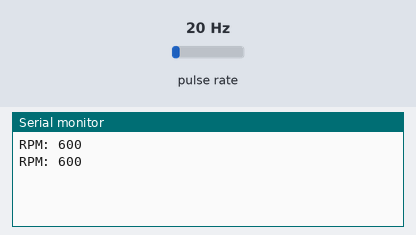
The sketch below on a simulated Raspberry Pi Pico. Shown: the last lines printed to the serial monitor. Wiring (inferred from the names in the program): pulse sensor: data GP2. The test bench sets the inputs (shaded band); at power-on: pulse rate 20 Hz.

Above: at 1.2 s.
1.3 s: pulse rate (sensor on GP2) set to 4 Hz
At 1.9 s:
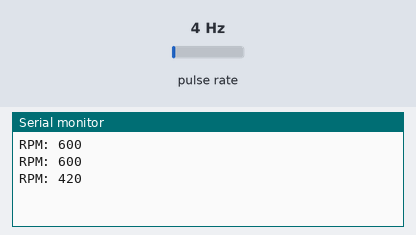
2.8 s: pulse rate (sensor on GP2) set to 50 Hz
At 3.4 s:
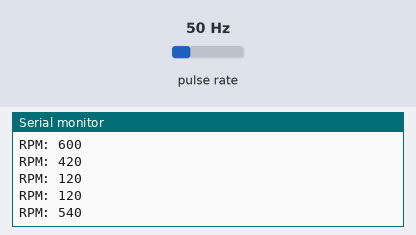
Timing chart, 0 to 5.8 s (numbered marks = the images above; inputs shaded):
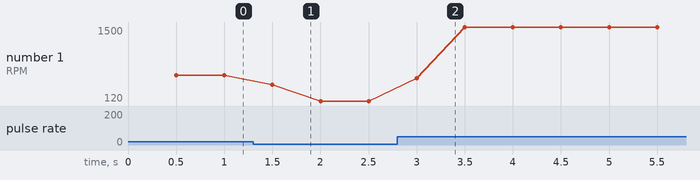

Measured:
- after the input at 1.3 s, the serial monitor: prints a new line after 0.20 s (image 1)
- after the input at 2.8 s, the serial monitor: prints a new line after 0.20 s (image 2)
- plotted number 1: 600 → 120 after the input at 1.3 s, 120 → 1500 after the input at 2.8 s

The sketch:

sensor_hall_576.ino
```cpp
// snippet: sensor_hall_576
// tags: hall, magnetic, sensor, interrupt, pulse, rpm, counter, digital
// boards: avr, esp32, megaavr, nano33iot, romi32u4, rp2040
// library: none
// description: Count pulses from a digital Hall effect sensor on pin 2 (interrupt, RISING)
// prompts: count, pulses, digital, effect, sensor, (interrupt
// verified: compile-only
// source: kd-generated (id 576)
// exact-include: Arduino.h

#include <Arduino.h>

const int HALL_PIN = 2;
volatile unsigned long pulseCount = 0;
unsigned long lastRPMTime = 0;
unsigned long RPM = 0;

void onPulse() {
  pulseCount++;
}

void setup() {
  Serial.begin(9600);
  pinMode(HALL_PIN, INPUT_PULLUP);
  attachInterrupt(digitalPinToInterrupt(HALL_PIN), onPulse, RISING);
}

void loop() {
  unsigned long now = millis();
  if (now - lastRPMTime >= 500) {
    lastRPMTime = now;
    noInterrupts();
    unsigned long count = pulseCount;
    pulseCount = 0;
    interrupts();
    RPM = count * 60;  // 1 magnet per revolution
    Serial.print("RPM: ");
    Serial.println(RPM);
  }
}
```
